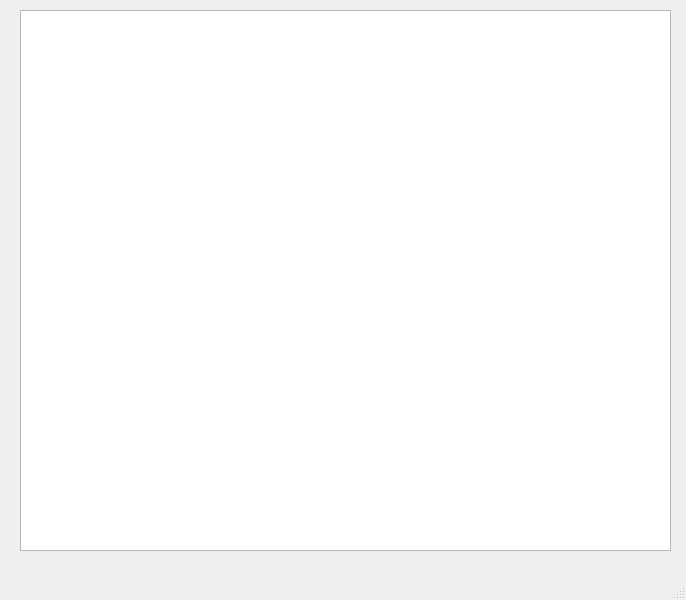
<?xml version="1.0" encoding="UTF-8"?>
<ui version="4.0">
 <class>InstructionWindow</class>
 <widget class="QMainWindow" name="InstructionWindow">
  <property name="geometry">
   <rect>
    <x>0</x>
    <y>0</y>
    <width>686</width>
    <height>600</height>
   </rect>
  </property>
  <property name="windowTitle">
   <string>MainWindow</string>
  </property>
  <widget class="QWidget" name="centralwidget">
   <widget class="QTextEdit" name="textEdit">
    <property name="geometry">
     <rect>
      <x>20</x>
      <y>10</y>
      <width>651</width>
      <height>541</height>
     </rect>
    </property>
   </widget>
  </widget>
  <widget class="QMenuBar" name="menubar">
   <property name="geometry">
    <rect>
     <x>0</x>
     <y>0</y>
     <width>686</width>
     <height>21</height>
    </rect>
   </property>
  </widget>
  <widget class="QStatusBar" name="statusbar"/>
 </widget>
 <resources/>
 <connections/>
</ui>
